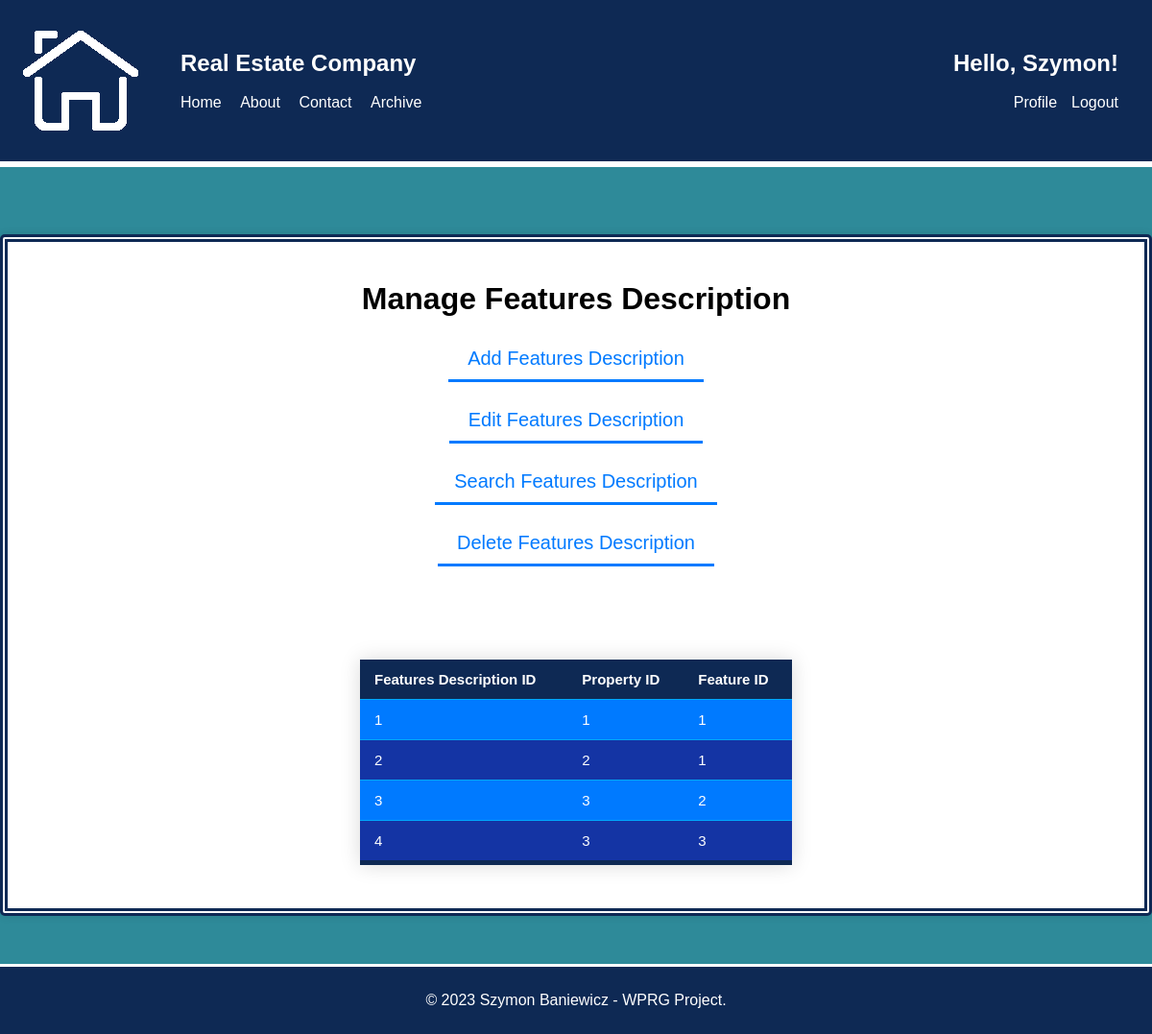
Before: /php/CRUD/manage_features_description.php (signed in) with the older database file.
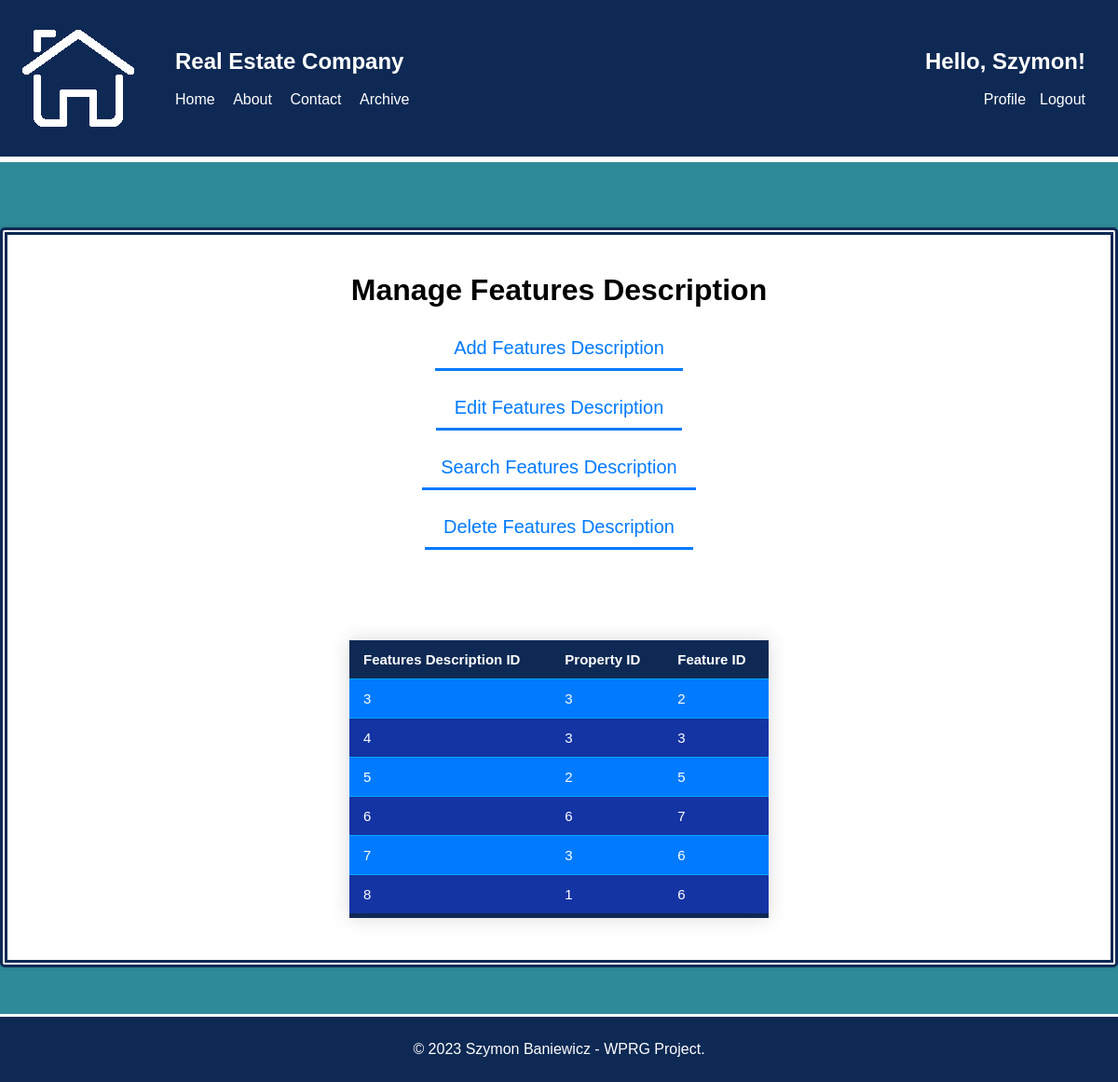
After: the same page with the newer database file.
### tables this page shows
CREATE TABLE `features_description` (
  `ID` int(11) NOT NULL,
  `Property_Property_ID` int(11) NOT NULL,
  `Features_Feature_ID` int(11) NOT NULL
);

### php/CRUD/manage_features_description.php (the view, shortened to what this page needs)
<?php
require '../config.php';
$error_message = "";
if (!isset($_POST["search_features_description"])) {
    $query = "SELECT * FROM features_description";
    $stmt = $conn->prepare($query);
    $stmt->execute();
    $result = $stmt->get_result();
    $features_descriptions = $result->fetch_all(MYSQLI_ASSOC);
}
?>
<!DOCTYPE html>
<html>
<head>
    <link rel="stylesheet" type="text/css" href="../../css/style.css">
</head>
<body>
<header>
    <div class="header-container">
        <div class="left-nav">
            <img src="../../img/logo.png">
            <nav>
                <ul>
                    <li><h1>Real Estate Company</h1></li><br><br>
                    <li><a href="../index.php">Home</a></li>
                    <li><a href="../about.php">About</a></li>
                    <li><a href="../contact.php">Contact</a></li>
                    <li><a href="../archive.php">Archive</a></li>
                </ul>
            </nav>
        </div>
        <?php
        if (isset($_SESSION['login_user'])) {
            echo '<div class="right-nav">';
            echo '<nav>';
            echo '<ul>';
            echo '<li><h1>Hello, ' . $_SESSION['first_name'] . '!</h1></li><br><br>';
            echo '<li><a href="../profile.php">Profile</a></li>';
            echo '<li><a href="../logout.php">Logout</a></li>';
            echo '</ul>';
            echo '</nav>';
            echo '</div>';
        } else {
            header("location: ../login.php");
            exit;
        }
        ?>
    </div>
</header>
<div class="content-section">
<div class="form-container-profile">
    <h1>Manage Features Description</h1>
    <form method="POST" action="manage_features_description.php">
        <input type="button" id="add-features-description-button" value="Add Features Description" class="form-button"><br><br>
        <input type="button" id="edit-features-description-button" value="Edit Features Description" class="form-button"><br><br>
        <input type="button" id="search-features-description-button" value="Search Features Description" class="form-button"><br><br>
        <input type="button" id="delete-features-description-button" value="Delete Features Description" class="form-button"><br><br><br>
    </form>
    <br><br>
    <?php if (!empty($error_message)) { ?>
        <p class="error"><?php echo "<div class='error-message'><h3>$error_message</h3></div>"; ?></p>
    <?php } else { ?>
    <div id='features-description-list'>
    <table id="crud-table">
        <tr>
            <th>Features Description ID</th>
            <th>Property ID</th>
            <th>Feature ID</th>
        </tr>
        <?php
            foreach ($features_descriptions as $features_description) {
                echo '<tr>';
                echo '<td>' . $features_description["ID"] . '</td>';
                echo '<td>' . $features_description["Property_Property_ID"] . '</td>';
                echo '<td>' . $features_description["Features_Feature_ID"] . '</td>';
                echo '</tr>';
            }
        ?>
    </table>
    </div>
    <?php } ?>
</div>
</div>
<footer>
    <p>&copy; 2023 Szymon Baniewicz - WPRG Project.</p>
</footer>
</body>
</html>

Changed rows visible on the page:
removed features_description: ID "1", Property_Property_ID "1", Features_Feature_ID "1"
removed features_description: ID "2", Property_Property_ID "2", Features_Feature_ID "1"
added features_description: ID "5", Property_Property_ID "2", Features_Feature_ID "5"
added features_description: ID "6", Property_Property_ID "6", Features_Feature_ID "7"
added features_description: ID "7", Property_Property_ID "3", Features_Feature_ID "6"
added features_description: ID "8", Property_Property_ID "1", Features_Feature_ID "6"
